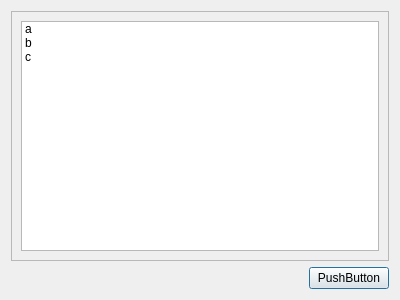
<?xml version="1.0" encoding="UTF-8"?>
<ui version="4.0">
 <class>SelectDefenders</class>
 <widget class="QDialog" name="SelectDefenders">
  <property name="geometry">
   <rect>
    <x>0</x>
    <y>0</y>
    <width>400</width>
    <height>300</height>
   </rect>
  </property>
  <property name="windowTitle">
   <string>Dialog</string>
  </property>
  <layout class="QVBoxLayout" name="verticalLayout">
   <item>
    <widget class="QFrame" name="frame">
     <property name="frameShape">
      <enum>QFrame::StyledPanel</enum>
     </property>
     <property name="frameShadow">
      <enum>QFrame::Raised</enum>
     </property>
     <layout class="QGridLayout" name="gridLayout">
      <item row="0" column="0">
       <widget class="QListWidget" name="listWidget">
        <item>
         <property name="text">
          <string>a</string>
         </property>
         <property name="flags">
          <set>ItemIsDragEnabled|ItemIsUserCheckable|ItemIsEnabled</set>
         </property>
        </item>
        <item>
         <property name="text">
          <string>b</string>
         </property>
         <property name="flags">
          <set>ItemIsDragEnabled|ItemIsEnabled</set>
         </property>
        </item>
        <item>
         <property name="text">
          <string>c</string>
         </property>
        </item>
       </widget>
      </item>
     </layout>
    </widget>
   </item>
   <item>
    <widget class="QPushButton" name="pushButton">
     <property name="sizePolicy">
      <sizepolicy hsizetype="Maximum" vsizetype="Fixed">
       <horstretch>0</horstretch>
       <verstretch>0</verstretch>
      </sizepolicy>
     </property>
     <property name="layoutDirection">
      <enum>Qt::RightToLeft</enum>
     </property>
     <property name="text">
      <string>PushButton</string>
     </property>
     <property name="checkable">
      <bool>false</bool>
     </property>
    </widget>
   </item>
  </layout>
 </widget>
 <resources/>
 <connections/>
</ui>
